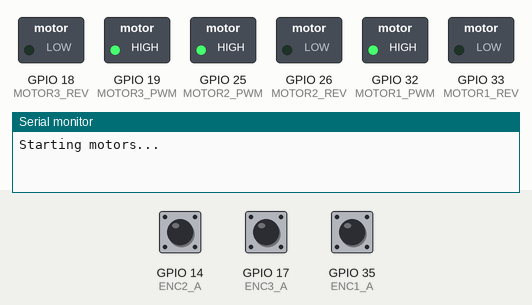
A sketch run on a simulated ESP32. Shown: switched loads named in the sketch (green lamp = pin HIGH), the last lines printed to the serial monitor. Inputs (shaded band) come from the test bench; at power-on: GPIO 14 (ENC2_A) HIGH, GPIO 17 (ENC3_A) HIGH, GPIO 35 (ENC1_A) HIGH.

Above: at 2.1 s.
At 5.1 s:
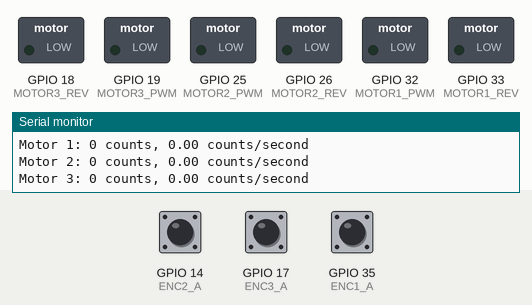
Timing chart, 0 to 6.6 s (numbered marks = the images above):
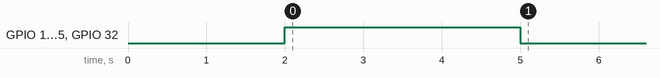

The sketch:

DriveMotors.ino
```cpp
#define MOTOR1_PWM 32
#define MOTOR1_REV 33
#define MOTOR2_PWM 25
#define MOTOR2_REV 26
#define MOTOR3_PWM 19
#define MOTOR3_REV 18

#define ENC1_A 35
#define ENC1_B 34
#define ENC2_A 14
#define ENC2_B 27
#define ENC3_A 17
#define ENC3_B 16

volatile long encoder1Count = 0;
volatile long encoder2Count = 0;
volatile long encoder3Count = 0;

void IRAM_ATTR encoder1ISR()
{
  bool a = digitalRead(ENC1_A);
  bool b = digitalRead(ENC1_B);
  encoder1Count += (a == b) ? 1 : -1;
}

void IRAM_ATTR encoder2ISR()
{
  bool a = digitalRead(ENC2_A);
  bool b = digitalRead(ENC2_B);
  encoder2Count += (a == b) ? 1 : -1;
}

void IRAM_ATTR encoder3ISR()
{
  bool a = digitalRead(ENC3_A);
  bool b = digitalRead(ENC3_B);
  encoder3Count += (a == b) ? 1 : -1;
}

void setMotor(int pwm, int rev, int command)
{
  command = constrain(command, -255, 255);

  if (command >= 0) {
    digitalWrite(rev, LOW);
    analogWrite(pwm, command);
  } else {
    digitalWrite(rev, HIGH);
    analogWrite(pwm, 255 - abs(command));
  }
}

void stopAllMotors()
{
  setMotor(MOTOR1_PWM, MOTOR1_REV, 0);
  setMotor(MOTOR2_PWM, MOTOR2_REV, 0);
  setMotor(MOTOR3_PWM, MOTOR3_REV, 0);
}

void resetEncoderCounts()
{
  noInterrupts();
  encoder1Count = 0;
  encoder2Count = 0;
  encoder3Count = 0;
  interrupts();
}

void readEncoderCounts(long &c1, long &c2, long &c3)
{
  noInterrupts();
  c1 = encoder1Count;
  c2 = encoder2Count;
  c3 = encoder3Count;
  interrupts();
}

void runTopSpeedTest()
{
  Serial.println("Starting motors...");

  // Run all motors at full speed in the positive direction
  setMotor(MOTOR1_PWM, MOTOR1_REV, 255);
  setMotor(MOTOR2_PWM, MOTOR2_REV, 255);
  setMotor(MOTOR3_PWM, MOTOR3_REV, 255);

  // Allow motors to reach steady speed
  delay(1000);

  resetEncoderCounts();

  unsigned long startTime = millis();
  const unsigned long testTime = 2000;

  while (millis() - startTime < testTime) {
    delay(1);
  }

  unsigned long elapsed = millis() - startTime;

  stopAllMotors();

  long c1, c2, c3;
  readEncoderCounts(c1, c2, c3);

  float seconds = elapsed / 1000.0;

  Serial.println();
  Serial.println("Top-speed results:");

  Serial.print("Motor 1: ");
  Serial.print(abs(c1));
  Serial.print(" counts, ");
  Serial.print(abs(c1) / seconds);
  Serial.println(" counts/second");

  Serial.print("Motor 2: ");
  Serial.print(abs(c2));
  Serial.print(" counts, ");
  Serial.print(abs(c2) / seconds);
  Serial.println(" counts/second");

  Serial.print("Motor 3: ");
  Serial.print(abs(c3));
  Serial.print(" counts, ");
  Serial.print(abs(c3) / seconds);
  Serial.println(" counts/second");
}

void setup()
{
  Serial.begin(115200);

  pinMode(MOTOR1_PWM, OUTPUT);
  pinMode(MOTOR1_REV, OUTPUT);
  pinMode(MOTOR2_PWM, OUTPUT);
  pinMode(MOTOR2_REV, OUTPUT);
  pinMode(MOTOR3_PWM, OUTPUT);
  pinMode(MOTOR3_REV, OUTPUT);

  pinMode(ENC1_A, INPUT);
  pinMode(ENC1_B, INPUT);
  pinMode(ENC2_A, INPUT);
  pinMode(ENC2_B, INPUT);
  pinMode(ENC3_A, INPUT);
  pinMode(ENC3_B, INPUT);

  attachInterrupt(digitalPinToInterrupt(ENC1_A), encoder1ISR, CHANGE);
  attachInterrupt(digitalPinToInterrupt(ENC2_A), encoder2ISR, CHANGE);
  attachInterrupt(digitalPinToInterrupt(ENC3_A), encoder3ISR, CHANGE);

  stopAllMotors();

  delay(2000);
  runTopSpeedTest();
}

void loop()
{
  // Test runs once in setup()
}
```
